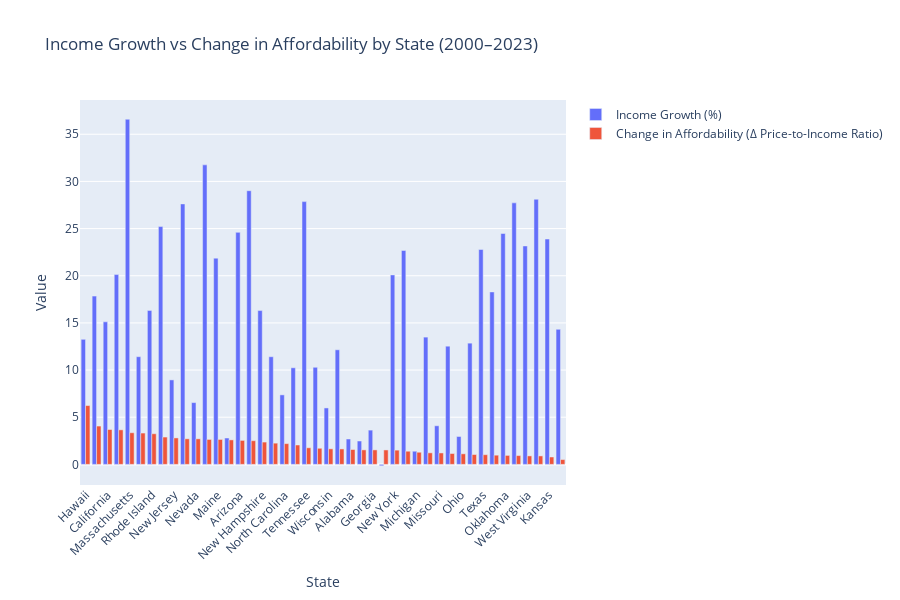

The notebook cell this image was saved under:
### Code cell
import plotly.graph_objects as go

# Sort the comparison dataframe for clearer display
comparison_sorted = comparison.sort_values('AffordabilityChange', ascending=False)

# Create grouped bar chart
fig = go.Figure(data=[
    go.Bar(
        name='Income Growth (%)',
        x=comparison_sorted['State'],
        y=comparison_sorted['IncomeGrowth_%']
    ),
    go.Bar(
        name='Change in Affordability (Δ Price-to-Income Ratio)',
        x=comparison_sorted['State'],
        y=comparison_sorted['AffordabilityChange']
    )
])

fig.update_layout(
    barmode='group',
    title="Income Growth vs Change in Affordability by State (2000–2023)",
    xaxis_title="State",
    yaxis_title="Value",
    xaxis_tickangle=-45,
    height=600
)

fig.show()

### Figure 1 — Plotly figure (JSON) as saved in the notebook; plotly's stock layout.template omitted (floating-point values rounded to 4 significant figures)
{"data": [{"name": "Income Growth (%)", "type": "bar", "x": ["Hawaii", "Idaho", "California", "Colorado", "Massachusetts", "Florida", "Rhode Island", "Oregon", "New Jersey", "Utah", "Nevada", "Washington", "Maine", "Delaware", "Arizona", "Vermont", "New Hampshire", "Alaska", "North Carolina", "Connecticut", "Tennessee", "South Carolina", "Wisconsin", "Maryland", "Alabama", "Kentucky", "Georgia", "Minnesota", "New York", "Virginia", "Michigan", "Pennsylvania", "Missouri", "Louisiana", "Ohio", "Indiana", "Texas", "Iowa", "Oklahoma", "Arkansas", "West Virginia", "Nebraska", "Kansas", "Illinois"], "y": [13.26, 17.84, 15.11, 20.12, 36.59, 11.42, 16.33, 25.22, 8.958, 27.62, 6.552, 31.75, 21.87, 2.798, 24.6, 29.02, 16.31, 11.41, 7.371, 10.24, 27.86, 10.3, 5.985, 12.15, 2.692, 2.48, 3.635, -0.1437, 20.09, 22.68, 1.397, 13.49, 4.095, 12.53, 2.959, 12.85, 22.78, 18.29, 24.48, 27.73, 23.16, 28.11, 23.89, 14.32]}, {"name": "Change in Affordability (Δ Price-to-Income Ratio)", "type": "bar", "x": ["Hawaii", "Idaho", "California", "Colorado", "Massachusetts", "Florida", "Rhode Island", "Oregon", "New Jersey", "Utah", "Nevada", "Washington", "Maine", "Delaware", "Arizona", "Vermont", "New Hampshire", "Alaska", "North Carolina", "Connecticut", "Tennessee", "South Carolina", "Wisconsin", "Maryland", "Alabama", "Kentucky", "Georgia", "Minnesota", "New York", "Virginia", "Michigan", "Pennsylvania", "Missouri", "Louisiana", "Ohio", "Indiana", "Texas", "Iowa", "Oklahoma", "Arkansas", "West Virginia", "Nebraska", "Kansas", "Illinois"], "y": [6.237, 4.064, 3.698, 3.665, 3.356, 3.323, 3.25, 2.899, 2.806, 2.713, 2.711, 2.647, 2.646, 2.599, 2.544, 2.513, 2.367, 2.252, 2.203, 2.056, 1.763, 1.71, 1.65, 1.638, 1.578, 1.538, 1.537, 1.531, 1.511, 1.397, 1.288, 1.226, 1.214, 1.153, 1.122, 1.046, 1.028, 0.9768, 0.9538, 0.934, 0.9011, 0.8998, 0.7846, 0.5129]}], "layout": {"barmode": "group", "height": 600, "title": {"text": "Income Growth vs Change in Affordability by State (2000–2023)"}, "xaxis": {"tickangle": -45, "title": {"text": "State"}}, "yaxis": {"title": {"text": "Value"}}}}
